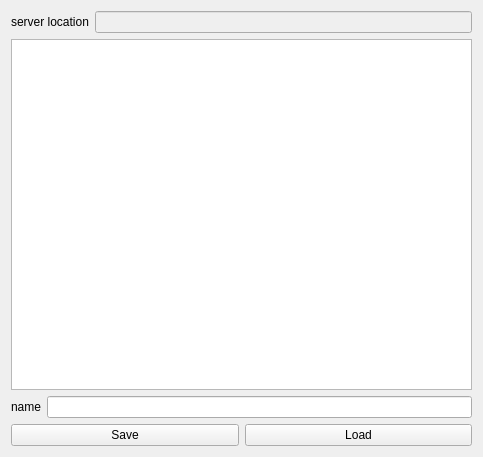
<?xml version="1.0" encoding="UTF-8"?>
<ui version="4.0">
 <class>Form</class>
 <widget class="QWidget" name="Form">
  <property name="geometry">
   <rect>
    <x>0</x>
    <y>0</y>
    <width>483</width>
    <height>457</height>
   </rect>
  </property>
  <property name="windowTitle">
   <string>Form</string>
  </property>
  <layout class="QGridLayout" name="gridLayout">
   <item row="3" column="0">
    <layout class="QHBoxLayout" name="horizontalLayout">
     <item>
      <widget class="QLabel" name="label">
       <property name="text">
        <string>name</string>
       </property>
      </widget>
     </item>
     <item>
      <widget class="QLineEdit" name="ln_name"/>
     </item>
    </layout>
   </item>
   <item row="4" column="0">
    <layout class="QHBoxLayout" name="horizontalLayout_3">
     <item>
      <widget class="QPushButton" name="btn_save">
       <property name="text">
        <string>Save</string>
       </property>
      </widget>
     </item>
     <item>
      <widget class="QPushButton" name="btn_load">
       <property name="text">
        <string>Load</string>
       </property>
      </widget>
     </item>
    </layout>
   </item>
   <item row="0" column="0">
    <layout class="QVBoxLayout" name="verticalLayout">
     <item>
      <layout class="QHBoxLayout" name="horizontalLayout_2">
       <item>
        <widget class="QLabel" name="lbl_server">
         <property name="text">
          <string>server location</string>
         </property>
        </widget>
       </item>
       <item>
        <widget class="QLineEdit" name="ln_serverLocation">
         <property name="enabled">
          <bool>false</bool>
         </property>
        </widget>
       </item>
      </layout>
     </item>
     <item>
      <widget class="QListWidget" name="lst_saves"/>
     </item>
    </layout>
   </item>
  </layout>
 </widget>
 <resources/>
 <connections/>
</ui>
